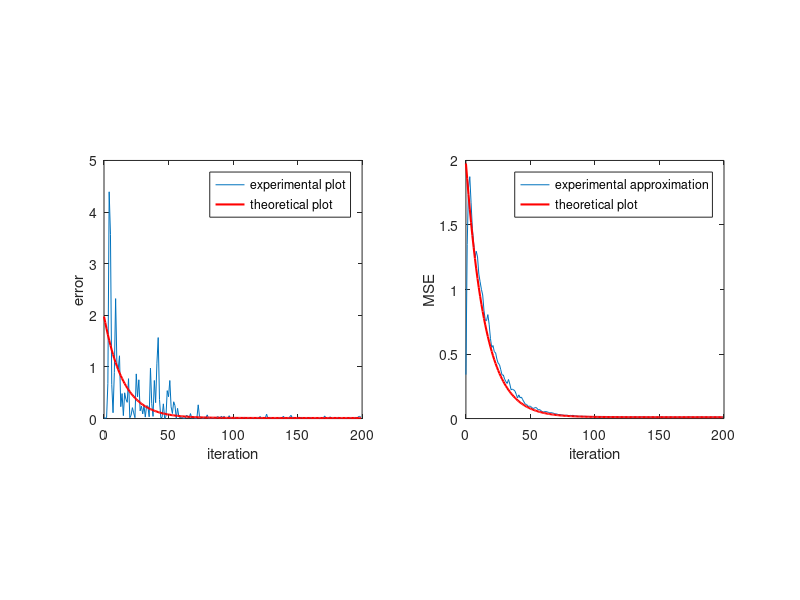

This figure's MATLAB source:
clc
clear
close all
%% exercise 9.9
itr = 200;
runs = 500;
mu_max = 4;
mu = 0.05*mu_max;
R = diag(ones(1,3)/12);
w_opt = [2; -3.6; 2.6];
xi_inf = 0.01*(1+mu*trace(R));
Xi = zeros(1,itr);
xi_t = [];
for cnt = 1:runs
    x = rand(1,itr)-0.5;
%     n = sqrt(0.12)*(rand(1,itr)-0.5); %uniform noise
    n = sqrt(0.01)*randn(1,itr); %guassian noise
    w = zeros(3,1);
    xi = [];
    for i = 1:itr
        if i==1
            tmp1 = 0; tmp2 = 0;
        end
        if i==2
            tmp1 = x(i-1); tmp2 = 0;
        end
        if i>2
            tmp1 = x(i-1); tmp2 = x(i-2);
        end
        eps = (2-w(1))*x(i)+(-3.6-w(2))*tmp1+(2.6-w(3))*tmp2+n(i);
        xi = [xi, eps^2];
        w = w + 2*mu*eps*[x(i);tmp1;tmp2];
        if cnt == 1
            tmp = w_opt'*(eye(3)-2*mu*R)^(2*i)*R*w_opt+xi_inf;
            xi_t = [xi_t, tmp];
        end
    end
    Xi = Xi+xi;
    if cnt==1
       subplot(1,2,1);
       plot(0:itr-1, xi, 0:itr-1, [w_opt'*R*w_opt,xi_t(1:itr-1)], 'r', 'LineWidth', 1.5); 
       legend('experimental plot','theoretical plot');
       xlabel('iteration'); ylabel('error');
       axis square;
    end
end
Xi = Xi/runs;
subplot(1,2,2);
plot(0:itr-1, Xi, 0:itr-1, [w_opt'*R*w_opt,xi_t(1:itr-1)], 'r', 'LineWidth', 1.5);
legend('experimental approximation','theoretical plot');
xlabel('iteration'); ylabel('MSE');
axis square;
    